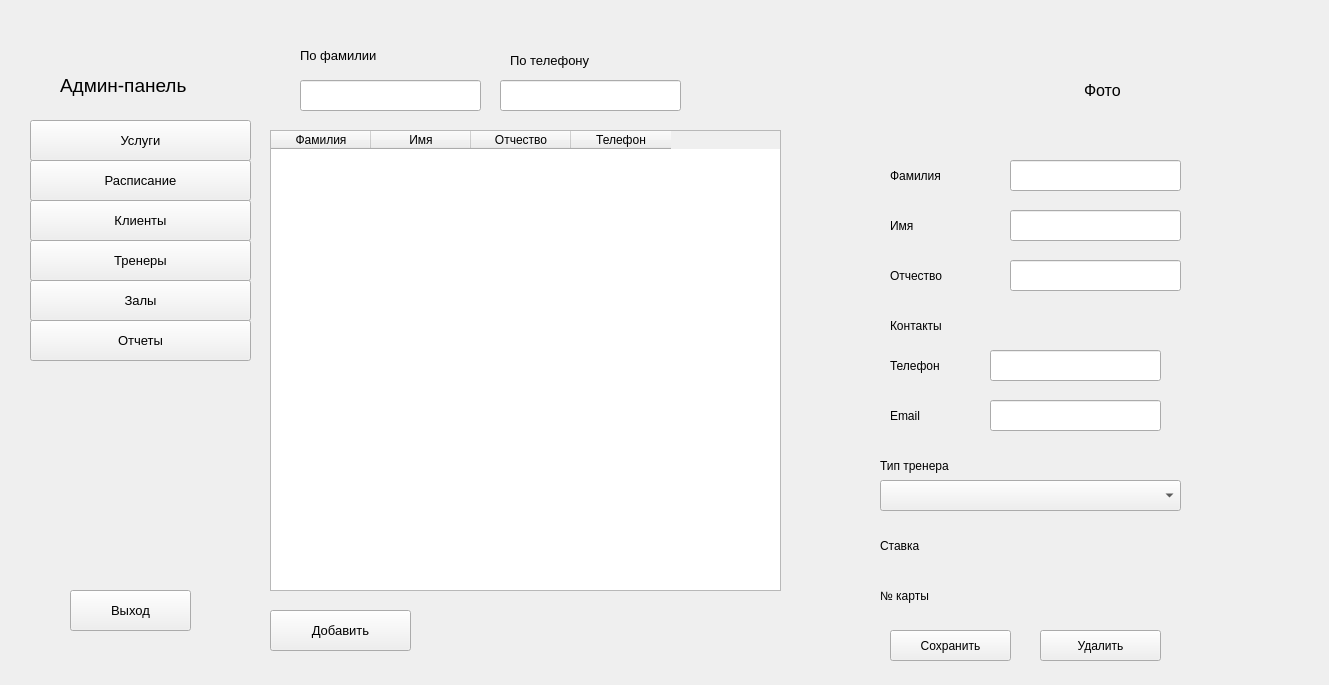
<?xml version="1.0" encoding="UTF-8"?>
<ui version="4.0">
 <class>TrainerForm</class>
 <widget class="QWidget" name="TrainerForm">
  <property name="geometry">
   <rect>
    <x>0</x>
    <y>0</y>
    <width>1329</width>
    <height>685</height>
   </rect>
  </property>
  <property name="windowTitle">
   <string>Form</string>
  </property>
  <widget class="QWidget" name="widget" native="true">
   <property name="geometry">
    <rect>
     <x>30</x>
     <y>40</y>
     <width>221</width>
     <height>611</height>
    </rect>
   </property>
   <widget class="QLabel" name="Adminlabel">
    <property name="geometry">
     <rect>
      <x>30</x>
      <y>20</y>
      <width>151</width>
      <height>51</height>
     </rect>
    </property>
    <property name="font">
     <font>
      <pointsize>14</pointsize>
     </font>
    </property>
    <property name="text">
     <string>Админ-панель</string>
    </property>
   </widget>
   <widget class="QPushButton" name="ServiceButton">
    <property name="geometry">
     <rect>
      <x>0</x>
      <y>80</y>
      <width>221</width>
      <height>41</height>
     </rect>
    </property>
    <property name="font">
     <font>
      <pointsize>10</pointsize>
     </font>
    </property>
    <property name="text">
     <string>Услуги</string>
    </property>
   </widget>
   <widget class="QPushButton" name="ScheduleButton">
    <property name="geometry">
     <rect>
      <x>0</x>
      <y>120</y>
      <width>221</width>
      <height>41</height>
     </rect>
    </property>
    <property name="font">
     <font>
      <pointsize>10</pointsize>
     </font>
    </property>
    <property name="text">
     <string>Расписание</string>
    </property>
   </widget>
   <widget class="QPushButton" name="ClientsButton">
    <property name="geometry">
     <rect>
      <x>0</x>
      <y>160</y>
      <width>221</width>
      <height>41</height>
     </rect>
    </property>
    <property name="font">
     <font>
      <pointsize>10</pointsize>
     </font>
    </property>
    <property name="text">
     <string>Клиенты</string>
    </property>
   </widget>
   <widget class="QPushButton" name="TrainerButton">
    <property name="geometry">
     <rect>
      <x>0</x>
      <y>200</y>
      <width>221</width>
      <height>41</height>
     </rect>
    </property>
    <property name="font">
     <font>
      <pointsize>10</pointsize>
     </font>
    </property>
    <property name="text">
     <string>Тренеры</string>
    </property>
   </widget>
   <widget class="QPushButton" name="HallButton">
    <property name="geometry">
     <rect>
      <x>0</x>
      <y>240</y>
      <width>221</width>
      <height>41</height>
     </rect>
    </property>
    <property name="font">
     <font>
      <pointsize>10</pointsize>
     </font>
    </property>
    <property name="text">
     <string>Залы</string>
    </property>
   </widget>
   <widget class="QPushButton" name="ReportButton">
    <property name="geometry">
     <rect>
      <x>0</x>
      <y>280</y>
      <width>221</width>
      <height>41</height>
     </rect>
    </property>
    <property name="font">
     <font>
      <pointsize>10</pointsize>
     </font>
    </property>
    <property name="text">
     <string>Отчеты</string>
    </property>
   </widget>
   <widget class="QPushButton" name="ExitButton">
    <property name="geometry">
     <rect>
      <x>40</x>
      <y>550</y>
      <width>121</width>
      <height>41</height>
     </rect>
    </property>
    <property name="font">
     <font>
      <pointsize>10</pointsize>
     </font>
    </property>
    <property name="text">
     <string>Выход</string>
    </property>
   </widget>
  </widget>
  <widget class="QLabel" name="label">
   <property name="geometry">
    <rect>
     <x>300</x>
     <y>40</y>
     <width>111</width>
     <height>31</height>
    </rect>
   </property>
   <property name="font">
    <font>
     <pointsize>10</pointsize>
    </font>
   </property>
   <property name="text">
    <string>По фамилии</string>
   </property>
  </widget>
  <widget class="QLineEdit" name="SearchPhoneEdit">
   <property name="geometry">
    <rect>
     <x>500</x>
     <y>80</y>
     <width>181</width>
     <height>31</height>
    </rect>
   </property>
  </widget>
  <widget class="QLabel" name="label_2">
   <property name="geometry">
    <rect>
     <x>510</x>
     <y>50</y>
     <width>131</width>
     <height>21</height>
    </rect>
   </property>
   <property name="font">
    <font>
     <pointsize>10</pointsize>
    </font>
   </property>
   <property name="text">
    <string>По телефону</string>
   </property>
  </widget>
  <widget class="QLineEdit" name="SearchLastNameEdit">
   <property name="geometry">
    <rect>
     <x>300</x>
     <y>80</y>
     <width>181</width>
     <height>31</height>
    </rect>
   </property>
  </widget>
  <widget class="QPushButton" name="Add_clientBtn">
   <property name="geometry">
    <rect>
     <x>270</x>
     <y>610</y>
     <width>141</width>
     <height>41</height>
    </rect>
   </property>
   <property name="font">
    <font>
     <pointsize>10</pointsize>
    </font>
   </property>
   <property name="text">
    <string>Добавить</string>
   </property>
  </widget>
  <widget class="QTableWidget" name="TrainerTableWidget">
   <property name="geometry">
    <rect>
     <x>270</x>
     <y>130</y>
     <width>511</width>
     <height>461</height>
    </rect>
   </property>
   <column>
    <property name="text">
     <string>Фамилия</string>
    </property>
   </column>
   <column>
    <property name="text">
     <string>Имя</string>
    </property>
   </column>
   <column>
    <property name="text">
     <string>Отчество</string>
    </property>
   </column>
   <column>
    <property name="text">
     <string>Телефон</string>
    </property>
   </column>
  </widget>
  <widget class="QWidget" name="widget_2" native="true">
   <property name="geometry">
    <rect>
     <x>870</x>
     <y>20</y>
     <width>341</width>
     <height>651</height>
    </rect>
   </property>
   <widget class="QLabel" name="PhotoTrainerE">
    <property name="geometry">
     <rect>
      <x>214</x>
      <y>20</y>
      <width>91</width>
      <height>101</height>
     </rect>
    </property>
    <property name="font">
     <font>
      <pointsize>12</pointsize>
     </font>
    </property>
    <property name="text">
     <string>Фото</string>
    </property>
   </widget>
   <widget class="QLabel" name="label_3">
    <property name="geometry">
     <rect>
      <x>20</x>
      <y>140</y>
      <width>91</width>
      <height>31</height>
     </rect>
    </property>
    <property name="font">
     <font>
      <pointsize>9</pointsize>
     </font>
    </property>
    <property name="text">
     <string>Фамилия</string>
    </property>
   </widget>
   <widget class="QLineEdit" name="LastNameTrainerEdit">
    <property name="geometry">
     <rect>
      <x>140</x>
      <y>140</y>
      <width>171</width>
      <height>31</height>
     </rect>
    </property>
   </widget>
   <widget class="QLabel" name="label_4">
    <property name="geometry">
     <rect>
      <x>20</x>
      <y>190</y>
      <width>81</width>
      <height>31</height>
     </rect>
    </property>
    <property name="font">
     <font>
      <pointsize>9</pointsize>
     </font>
    </property>
    <property name="text">
     <string>Имя</string>
    </property>
   </widget>
   <widget class="QLineEdit" name="FirstNameTrainerEdit">
    <property name="geometry">
     <rect>
      <x>140</x>
      <y>190</y>
      <width>171</width>
      <height>31</height>
     </rect>
    </property>
   </widget>
   <widget class="QLabel" name="label_5">
    <property name="geometry">
     <rect>
      <x>20</x>
      <y>240</y>
      <width>81</width>
      <height>31</height>
     </rect>
    </property>
    <property name="font">
     <font>
      <pointsize>9</pointsize>
     </font>
    </property>
    <property name="text">
     <string>Отчество</string>
    </property>
   </widget>
   <widget class="QLineEdit" name="MidleNameTrainerEdit">
    <property name="geometry">
     <rect>
      <x>140</x>
      <y>240</y>
      <width>171</width>
      <height>31</height>
     </rect>
    </property>
   </widget>
   <widget class="QLabel" name="label_6">
    <property name="geometry">
     <rect>
      <x>20</x>
      <y>290</y>
      <width>91</width>
      <height>31</height>
     </rect>
    </property>
    <property name="font">
     <font>
      <pointsize>9</pointsize>
     </font>
    </property>
    <property name="text">
     <string>Контакты</string>
    </property>
   </widget>
   <widget class="QLabel" name="label_7">
    <property name="geometry">
     <rect>
      <x>20</x>
      <y>330</y>
      <width>71</width>
      <height>31</height>
     </rect>
    </property>
    <property name="font">
     <font>
      <pointsize>9</pointsize>
     </font>
    </property>
    <property name="text">
     <string>Телефон</string>
    </property>
   </widget>
   <widget class="QLineEdit" name="PhoneTrainer">
    <property name="geometry">
     <rect>
      <x>120</x>
      <y>330</y>
      <width>171</width>
      <height>31</height>
     </rect>
    </property>
   </widget>
   <widget class="QLabel" name="label_8">
    <property name="geometry">
     <rect>
      <x>20</x>
      <y>380</y>
      <width>71</width>
      <height>31</height>
     </rect>
    </property>
    <property name="font">
     <font>
      <pointsize>9</pointsize>
     </font>
    </property>
    <property name="text">
     <string>Email</string>
    </property>
   </widget>
   <widget class="QLineEdit" name="EmailTrainerEdit">
    <property name="geometry">
     <rect>
      <x>120</x>
      <y>380</y>
      <width>171</width>
      <height>31</height>
     </rect>
    </property>
   </widget>
   <widget class="QLabel" name="label_9">
    <property name="geometry">
     <rect>
      <x>10</x>
      <y>430</y>
      <width>111</width>
      <height>31</height>
     </rect>
    </property>
    <property name="font">
     <font>
      <pointsize>9</pointsize>
     </font>
    </property>
    <property name="text">
     <string>Тип тренера</string>
    </property>
   </widget>
   <widget class="QComboBox" name="TrainerTypeComboBox">
    <property name="geometry">
     <rect>
      <x>10</x>
      <y>460</y>
      <width>301</width>
      <height>31</height>
     </rect>
    </property>
   </widget>
   <widget class="QLabel" name="label_10">
    <property name="geometry">
     <rect>
      <x>10</x>
      <y>510</y>
      <width>71</width>
      <height>31</height>
     </rect>
    </property>
    <property name="font">
     <font>
      <pointsize>9</pointsize>
     </font>
    </property>
    <property name="text">
     <string>Ставка</string>
    </property>
   </widget>
   <widget class="QLabel" name="RateE">
    <property name="geometry">
     <rect>
      <x>90</x>
      <y>510</y>
      <width>141</width>
      <height>31</height>
     </rect>
    </property>
    <property name="font">
     <font>
      <pointsize>9</pointsize>
     </font>
    </property>
    <property name="text">
     <string/>
    </property>
   </widget>
   <widget class="QLabel" name="label_11">
    <property name="geometry">
     <rect>
      <x>10</x>
      <y>560</y>
      <width>81</width>
      <height>31</height>
     </rect>
    </property>
    <property name="font">
     <font>
      <pointsize>9</pointsize>
     </font>
    </property>
    <property name="text">
     <string>№ карты</string>
    </property>
   </widget>
   <widget class="QLabel" name="IdTrainerE">
    <property name="geometry">
     <rect>
      <x>100</x>
      <y>560</y>
      <width>151</width>
      <height>31</height>
     </rect>
    </property>
    <property name="font">
     <font>
      <pointsize>9</pointsize>
     </font>
    </property>
    <property name="text">
     <string/>
    </property>
   </widget>
   <widget class="QPushButton" name="SaveTrainerBtn">
    <property name="geometry">
     <rect>
      <x>20</x>
      <y>610</y>
      <width>121</width>
      <height>31</height>
     </rect>
    </property>
    <property name="font">
     <font>
      <pointsize>9</pointsize>
     </font>
    </property>
    <property name="text">
     <string>Сохранить</string>
    </property>
   </widget>
   <widget class="QPushButton" name="DeleteTrainerBtn">
    <property name="geometry">
     <rect>
      <x>170</x>
      <y>610</y>
      <width>121</width>
      <height>31</height>
     </rect>
    </property>
    <property name="font">
     <font>
      <pointsize>9</pointsize>
     </font>
    </property>
    <property name="text">
     <string>Удалить</string>
    </property>
   </widget>
  </widget>
 </widget>
 <resources/>
 <connections/>
</ui>
